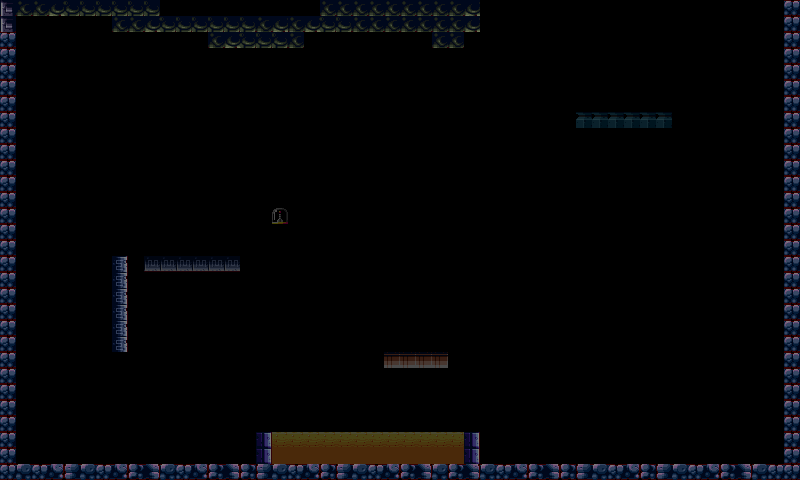

A level layout from a 2D game, rendered from its tile map. Below: a short description, then the map file with tile-grid data replaced by summaries:
An orthogonal 50x30 tile map with 16x16 px tiles, 2 tile layers (tiles, ether), 3 tilesets and 8 objects (deadly, progressPoint, turret, teleporter, movingPlatform, ...).

<map version="1.0" orientation="orthogonal" renderorder="right-down" width="50" height="30" tilewidth="16" tileheight="16">
 <tileset firstgid="1" name="metroidtiles" tilewidth="16" tileheight="16">
  <image source="metroidtiles.png" width="1024" height="800" />
 </tileset>
 <tileset firstgid="3201" name="meta" tilewidth="16" tileheight="16">
  <image source="metatiles.png" width="96" height="16" />
  <tile id="0">
   <properties>
    <property name="blocked" value="true" />
   </properties>
  </tile>
  <tile id="1">
   <properties>
    <property name="duration" value="3" />
    <property name="type" value="timedPlatform" />
   </properties>
  </tile>
  <tile id="2">
   <properties>
    <property name="type" value="platform" />
   </properties>
  </tile>
  <tile id="3">
   <properties>
    <property name="type" value="elevator" />
   </properties>
  </tile>
  <tile id="4">
   <properties>
    <property name="duration" value="1" />
    <property name="type" value="timedPlatform" />
   </properties>
  </tile>
  <tile id="5">
   <properties>
    <property name="type" value="wall" />
   </properties>
  </tile>
 </tileset>
 <tileset firstgid="3207" name="lemmings" tilewidth="32" tileheight="48">
  <image source="lemmings.png" width="384" height="384" />
 </tileset>
 <layer name="tiles" width="50" height="30" opacity="0.5">
  <data>[1500 cells, 178 non-empty, 13 distinct tile ids]</data>
 </layer>
 <layer name="ether" width="50" height="30" opacity="0.3">
  <data>[1500 cells, 41 non-empty, 8 distinct tile ids]</data>
 </layer>
 <objectgroup name="objects" opacity="0.58">
  <object name="Lava" type="deadly" x="272" y="432" width="192" height="32" />
  <object name="St" type="progressPoint" x="80" y="304" width="16" height="16">
   <properties>
    <property name="index" value="0" />
    <property name="x" value="16" />
    <property name="y" value="10" />
   </properties>
  </object>
  <object name="Turret" type="turret" x="240" y="224" width="48" height="64">
   <properties>
    <property name="angle" value="10" />
    <property name="chargeTime" value="50" />
    <property name="maxAngle" value="170" />
    <property name="maxRangeX" value="30" />
    <property name="maxRangeY" value="29" />
    <property name="minAngle" value="10" />
    <property name="minRangeX" value="8" />
    <property name="minRangeY" value="14" />
   </properties>
  </object>
  <object name="Teleporter" type="teleporter" x="384" y="352" width="64" height="16">
   <properties>
    <property name="type" value="enemy" />
    <property name="x" value="20" />
    <property name="y" value="7" />
   </properties>
  </object>
  <object name="MovingPlatform" type="movingPlatform" x="576" y="112" width="96" height="16">
   <properties>
    <property name="switchTime" value="100" />
    <property name="vx" value="-1" />
    <property name="vy" value="0" />
   </properties>
  </object>
  <object name="Enemy" type="enemy" x="144" y="400" width="64" height="16">
   <properties>
    <property name="direction" value="1" />
   </properties>
  </object>
  <object name="switch" type="switch" x="272" y="208" width="16" height="16">
   <properties>
    <property name="prox" value="3" />
    <property name="target" value="Door1" />
   </properties>
  </object>
  <object name="Door1" type="door" x="144" y="256" width="96" height="16" />
 </objectgroup>
</map>
